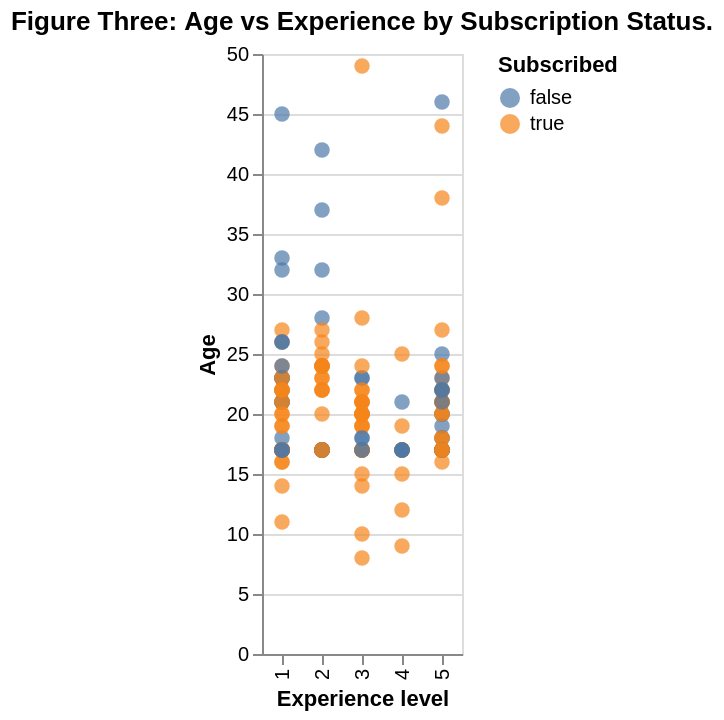

This figure's notebook cell:
### Code cell
filtered_experience_plot = alt.Chart(players_filtered).mark_circle(size=60).encode(
    x=alt.X("experience:O", title="Experience level"),
    y=alt.Y("age:Q", title="Age"),
    color=alt.Color("subscribe:N", title="Subscribed"),
    tooltip=["experience", "age", "subscribe"]
).properties(
    title="Figure Three: Age vs Experience by Subscription Status."
)

filtered_experience_plot

### Figure 1 — Vega-Lite specification as saved in the notebook (floating-point values rounded to 4 significant figures; data arrays with more than 128 entries replaced by an {"elided": "..."} marker saying what was removed)
{"config": {"view": {"continuousWidth": 300, "continuousHeight": 300}}, "data": {"name": "data-8ef685107cd56df375a6d9ceb0fa4bfd"}, "mark": {"type": "circle", "size": 60}, "encoding": {"color": {"field": "subscribe", "title": "Subscribed", "type": "nominal"}, "tooltip": [{"field": "experience", "type": "quantitative"}, {"field": "age", "type": "quantitative"}, {"field": "subscribe", "type": "nominal"}], "x": {"field": "experience", "title": "Experience level", "type": "ordinal"}, "y": {"field": "age", "title": "Age", "type": "quantitative"}}, "title": "Figure Three: Age vs Experience by Subscription Status.", "$schema": "https://vega.github.io/schema/vega-lite/v5.20.1.json", "datasets": {"data-8ef685107cd56df375a6d9ceb0fa4bfd": {"elided": "193 records"}}}
